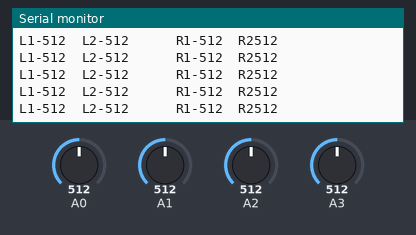
The sketch below on a simulated Arduino Uno, built with avr-gcc and run on an emulated ATmega328P. Parts: the last lines printed to the serial monitor. Inputs (shaded band) come from the test bench; at power-on: A0 = 512, A1 = 512, A2 = 512, A3 = 512.

Above: at 1.2 s.
1.3 s: A0 set to 716
At 1.35 s:
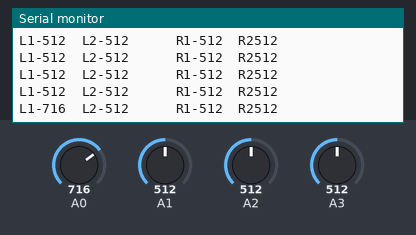
2.8 s: A1 set to 716
At 2.83 s:
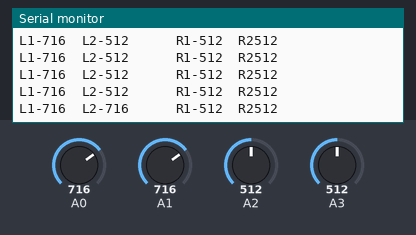
5.8 s: A2 set to 716
At 5.8 s:
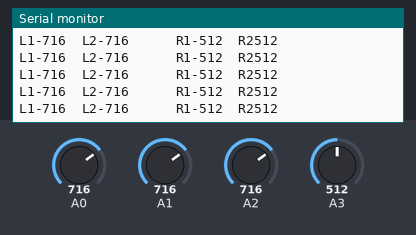
7.3 s: A3 set to 716
At 7.34 s:
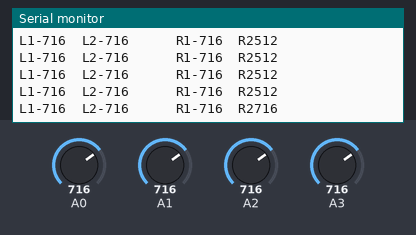
10.3 s: A0 set to 992
At 10.31 s:
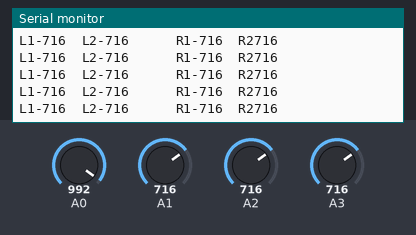
13.3 s: A1 set to 992
At 13.34 s:
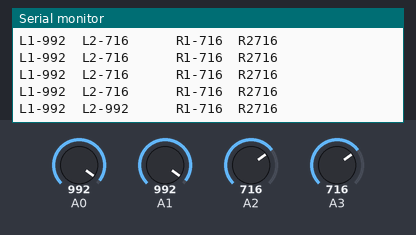
Timing chart, 0 to 15.8 s (numbered marks = the images above; inputs shaded):
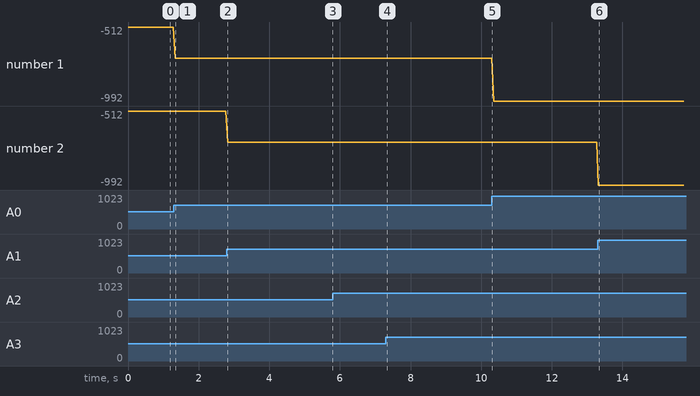

Measured:
- after the input at 1.3 s, the serial monitor: prints a new line at once (image 1)
- after the input at 2.8 s, the serial monitor: prints a new line at once (image 2)
- after the input at 7.3 s, the serial monitor: prints a new line at once (image 4)
- after the input at 13.3 s, the serial monitor: prints a new line at once (image 6)
- plotted number 1: -512 → -716 after the input at 1.3 s, -716 → -992 after the input at 10.3 s

The sketch:

sketch_sep04d.ino
```cpp
void setup() {
  // put your setup code here, to run once:
  Serial.begin(9600);

  pinMode(A0,INPUT);
  pinMode(A1,INPUT);
  pinMode(A2,INPUT);
  pinMode(A3,INPUT);

}

void loop() {
  // put your main code here, to run repeatedly:
  Serial.print("L1-");
  Serial.print(analogRead(A0));
  Serial.print("  L2-");
  Serial.print(analogRead(A1));

  Serial.print("      R1-");
  Serial.print(analogRead(A2));
  Serial.print("  R2");
  Serial.println(analogRead(A3));

  delay(50);
}
```
